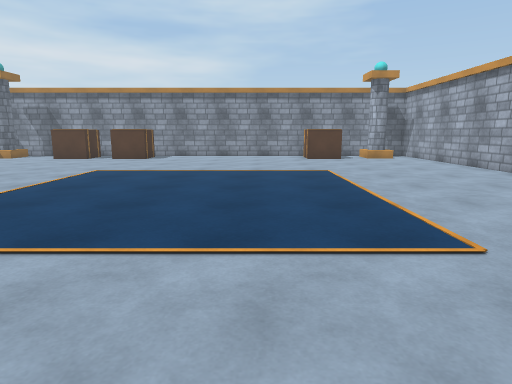
view 1 (above)

16 first-person views from a walk through a Unity game level. The camera is 1.3 m above the floor, tilts 10° down and sees 75° across. The floor is counted in squares, 1 m on a side. Each view is taken from the middle of a square. On the plan, view 1 faces up. The plan holds only what a view shows up to about 14 squares ahead; the rest is blank. The place goes on beyond the plan. Surface patterns are stand-ins for the level's own textures.

view 2
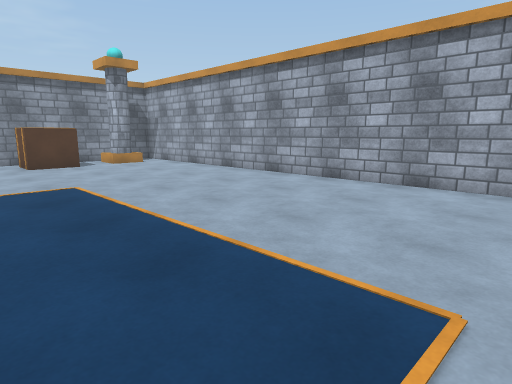

view 3
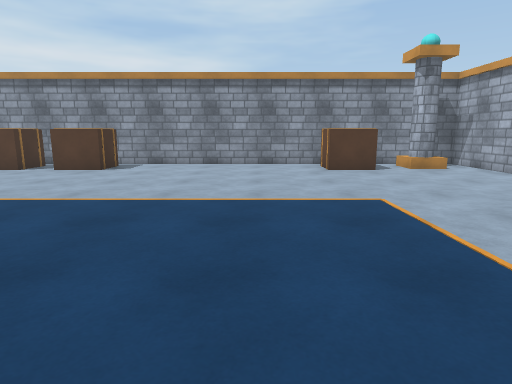

view 4
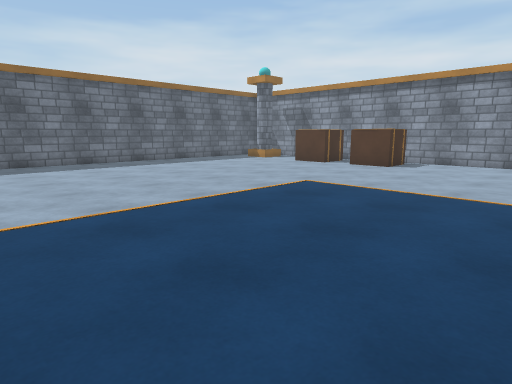

view 5
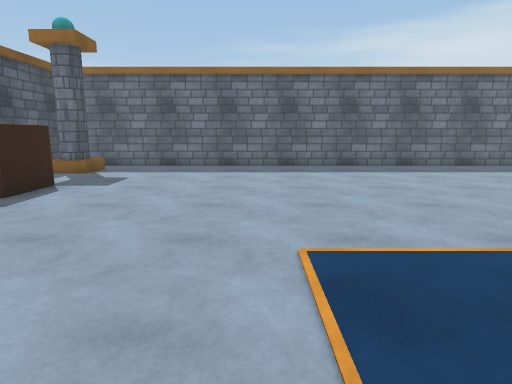

view 6
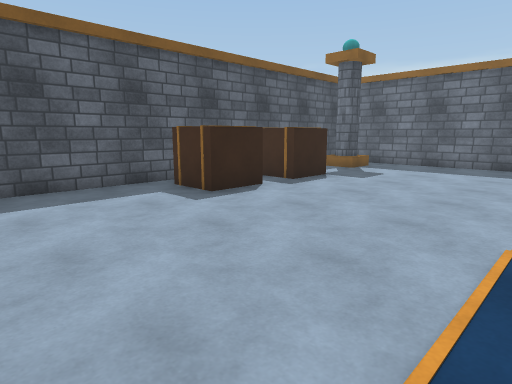

view 7
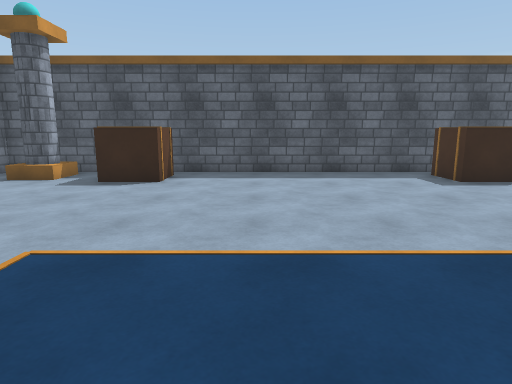

view 8
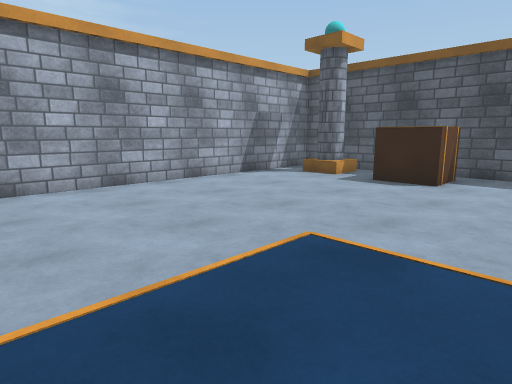

view 9
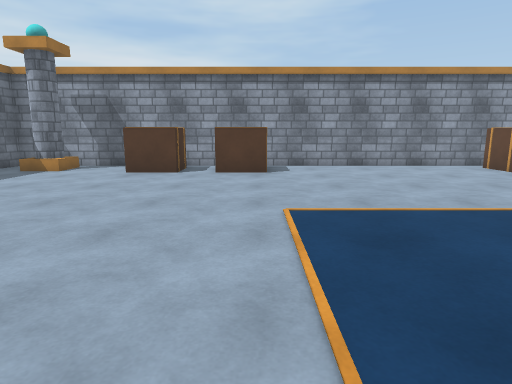

view 10
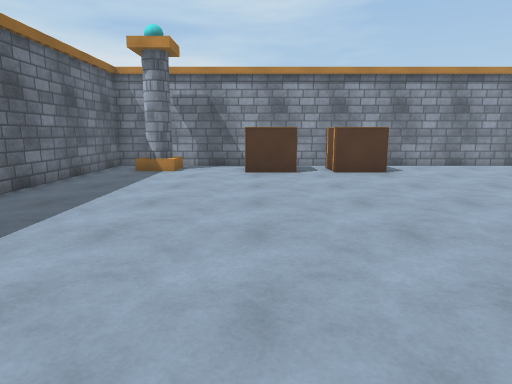

view 11
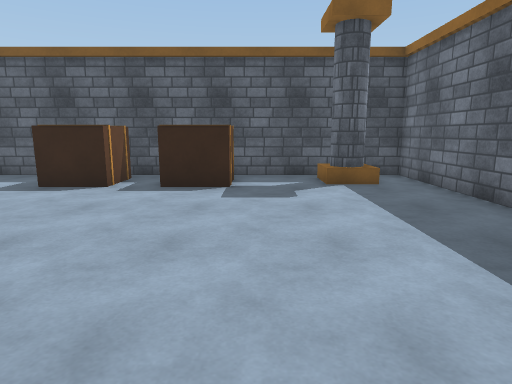

view 12
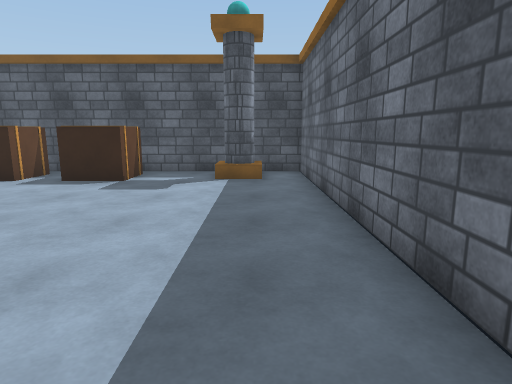

view 13
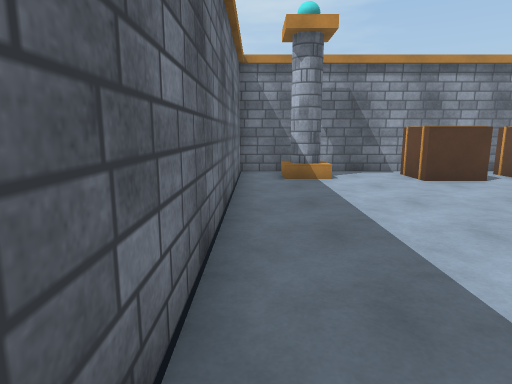

view 14
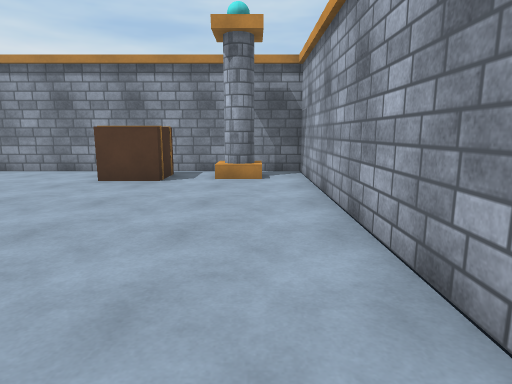

view 15
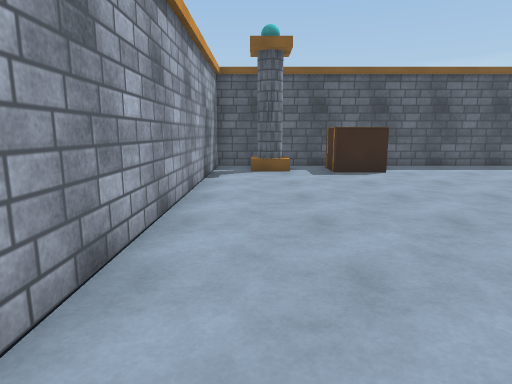

view 16
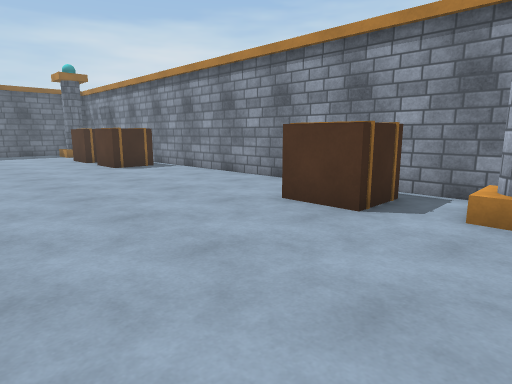

### Floor plan
Points are (right, up) in squares from view 1. A wall is a line through its corners. A room is listed if a view was taken in it or the views show most of it. See-through windows are left out.
Room 1 (views 1, 2, 3, 4, 5, 6, 7, 8, 9, 10, 11, 12, 13, 14, 15, 16)
walls: (-15.6, 19.6) (-15.6, -4.5) (8.6, -4.5) (8.6, 19.6) (-15.6, 19.6)
ways out: gap at (-13, -4); gap at (-13, 19); gap at (7, -4); gap at (7, 19)
objects: other object (-14, -3); other object (-14, 18); other object (-13, -3); other object (-13, 18); other object (-10, -4) to (-9, -2); other object (-10, 17) to (-9, 19); other object (-7, -4) to (-6, -2); other object (-7, 17) to (-6, 19); other object (3, -4) to (4, -2); other object (3, 17) to (4, 19); other object (6, -3); other object (6, 18); other object (7, -3); other object (7, 18)

Where each view was taken, in squares from view 1:
view 1: 0 up, 0 right, facing up
view 2: 3 up, 0 right, facing up-right
view 3: 5 up, 0 right, facing up
view 4: 4 up, 0 right, facing up-left
view 5: 3 up, 2 left, facing left
view 6: 4 up, 1 left, facing down-left
view 7: 7 up, 0 right, facing down
view 8: 7 up, 0 right, facing down-right
view 9: 6 up, 6 left, facing up
view 10: 6 up, 10 left, facing up
view 11: 6 up, 11 left, facing down
view 12: 7 up, 14 left, facing down
view 13: 8 up, 15 left, facing up
view 14: 8 up, 7 right, facing up
view 15: 9 up, 7 right, facing down
view 16: 12 up, 7 right, facing up-left
